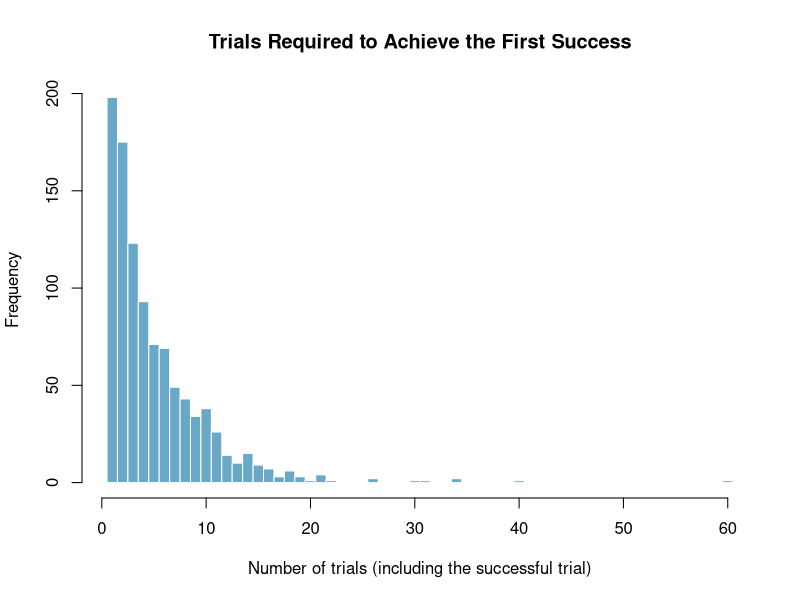

The R source for this figure:
## ---- chunk 1
knitr::opts_chunk$set(
  echo = TRUE, message = FALSE, warning = FALSE,
  comment = "##", fig.width = 8, fig.height = 5, dpi = 150
)
options(width = 80)
## ---- chunk 2
# Each trial has a 20% probability of success.
p <- 0.2
## ---- chunk 3
# Fix the random seed and RNG settings so the results can be reproduced.
RNGkind(kind = "Mersenne-Twister", normal.kind = "Inversion",
        sample.kind = "Rejection")
set.seed(1110)
# rgeom() counts failures; add 1 to include the successful trial.
x <- rgeom(n = 1000, prob = p) + 1
## ---- chunk 4
# Calculate the sample mean, sample variance, and sample standard deviation.
# var() uses the sample denominator n - 1.
mean_x <- mean(x)
var_x <- var(x)
sd_x <- sd(x)
## ---- chunk 5
cat("Number of trials required to achieve first success:")
print(x)
cat(sprintf("Mean (in 2 decimal places): %.2f", mean_x))
cat(sprintf("Variance (in 2 decimal places): %.2f", var_x))
cat(sprintf("Standard deviation (in 2 decimal places): %.2f", sd_x))
## ---- chunk 6
# Half-integer boundaries put one integer trial count in each bin.
hist(
  x,
  breaks = seq(0.5, max(x) + 0.5, by = 1),
  freq = TRUE,
  col = "#69A9C7",
  border = "white",
  main = "Trials Required to Achieve the First Success",
  xlab = "Number of trials (including the successful trial)",
  ylab = "Frequency"
)
## ---- chunk 7
box_40 <- 40
sample_size <- 10
defective_40 <- 4
good_40 <- box_40 - defective_40

# More than 10% defective in a sample of 10 means more than 1 defective.
prob_40 <- phyper(q = 1, m = defective_40, n = good_40,
                 k = sample_size, lower.tail = FALSE)

# Independently evaluate the complement using the probability mass function.
p0_40 <- dhyper(0, m = defective_40, n = good_40, k = sample_size)
p1_40 <- dhyper(1, m = defective_40, n = good_40, k = sample_size)
check_40 <- 1 - p0_40 - p1_40
stopifnot(isTRUE(all.equal(prob_40, check_40)))

cat(sprintf("P(D = 0), box of 40: %.2f", p0_40))
cat(sprintf("P(D = 1), box of 40: %.2f", p1_40))
cat(sprintf("P(D > 1), box of 40: %.2f", prob_40))
cat(sprintf("Probability as a percentage: %.2f%%", 100 * prob_40))
## ---- chunk 8
box_5000 <- 5000
defective_5000 <- 500
good_5000 <- box_5000 - defective_5000

prob_5000 <- phyper(q = 1, m = defective_5000, n = good_5000,
                   k = sample_size, lower.tail = FALSE)

# Check the upper-tail result by calculating 1 - P(D = 0) - P(D = 1).
p0_5000 <- dhyper(0, m = defective_5000, n = good_5000, k = sample_size)
p1_5000 <- dhyper(1, m = defective_5000, n = good_5000, k = sample_size)
check_5000 <- 1 - p0_5000 - p1_5000
stopifnot(isTRUE(all.equal(prob_5000, check_5000)))

cat(sprintf("P(D = 0), box of 5000: %.2f", p0_5000))
cat(sprintf("P(D = 1), box of 5000: %.2f", p1_5000))
cat(sprintf("P(D > 1), box of 5000: %.2f", prob_5000))
cat(sprintf("Probability as a percentage: %.2f%%", 100 * prob_5000))
